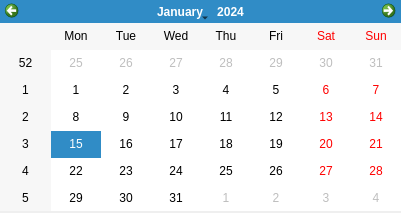
<?xml version="1.0" encoding="UTF-8"?>
<ui version="4.0">
 <class>dlgCalendar</class>
 <widget class="QDialog" name="dlgCalendar">
  <property name="geometry">
   <rect>
    <x>0</x>
    <y>0</y>
    <width>401</width>
    <height>213</height>
   </rect>
  </property>
  <property name="windowTitle">
   <string>Fecha Alta</string>
  </property>
  <widget class="QCalendarWidget" name="Calendar">
   <property name="geometry">
    <rect>
     <x>0</x>
     <y>0</y>
     <width>401</width>
     <height>211</height>
    </rect>
   </property>
  </widget>
 </widget>
 <resources/>
 <connections/>
</ui>
